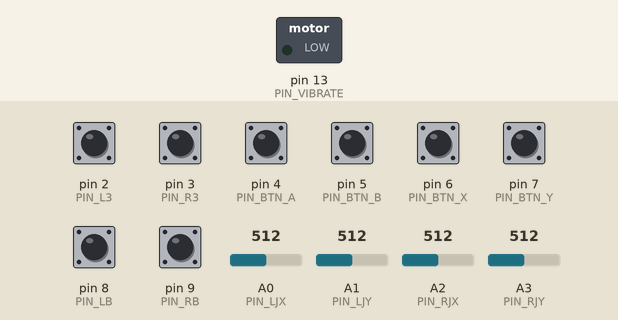
The sketch below on a simulated Arduino Uno, built with avr-gcc and run on an emulated ATmega328P. Shown: switched loads named in the sketch (green lamp = pin HIGH). Inputs (shaded band) come from the test bench; at power-on: pin 2 (PIN_L3), pin 3 (PIN_R3), pin 4 (PIN_BTN_A), pin 5 (PIN_BTN_B), pin 6 (PIN_BTN_X), pin 7 (PIN_BTN_Y), pin 8 (PIN_LB), pin 9 (PIN_RB) HIGH, A0 (PIN_LJX) = 512, A1 (PIN_LJY) = 512, A2 (PIN_RJX) = 512, A3 (PIN_RJY) = 512. What the sketch prints to the serial monitor is not drawn.

Above: at 0.2 s.
Timing chart, 0 to 1.7 s (numbered marks = the images above):
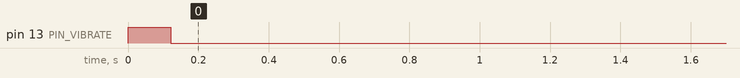

The sketch:

controller.ino
```cpp
/*
 * SensorWars TPS ─ Arduino UNO 컨트롤러 펌웨어
 * ────────────────────────────────────────────────────────────────
 *  핀 배치:
 *    조이스틱 L : VRX=A0, VRY=A1, SW=D2
 *    조이스틱 R : VRX=A2, VRY=A3, SW=D3
 *    버튼 A (점프/구르기)  D4
 *    버튼 B (발사)         D5
 *    버튼 X (재장전)       D6
 *    버튼 Y (조준 ADS)     D7
 *    버튼 LB (무기교체)    D8
 *    버튼 RB (수류탄)      D9
 *    진동모터 (PWM)        D13
 *
 *  ─── 조이스틱 방향 분석 ─────────────────────────────────────────
 *  조이스틱이 핀이 안쪽을 향하도록 장착됨 → VRX/VRY 역할 교체
 *
 *  왼쪽 조이스틱 (핀이 오른쪽=안쪽, 90° 시계방향 회전):
 *    물리 lx(엄지 좌우) ← A1(VRY)  반전 불필요
 *    물리 ly(엄지 전후) ← A0(VRX)  반전 불필요
 *
 *  오른쪽 조이스틱 (핀이 왼쪽=안쪽, 90° 반시계방향 회전):
 *    물리 rx(카메라 좌우) ← A3(VRY)  반전 불필요
 *    물리 ry(카메라 상하) ← A2(VRX)  ★반전 필요
 *      (엄지 위 → A2 증가 → ry=+1 → 카메라 아래쪽 → 역방향이므로 반전)
 *
 *  방향이 여전히 반대라면 아래 INVERT_* 주석 해제
 *  ─────────────────────────────────────────────────────────────────
 *
 *  PC → Arduino: {"vl":200,"duration":150}
 *  Arduino → PC: {"lx":..., "ly":..., ...} 50ms 간격
 */

// ═══ 방향 반전 설정 (반대이면 주석 해제) ════════════════════════════════════
// #define INVERT_LX
#define INVERT_LY   // 왼쪽 조이스틱 전후 반전 (핀 방향에 따라 ON)
// #define INVERT_RX
#define INVERT_RY   // 오른쪽 조이스틱 VRX → 카메라 상하 반전 (기본 ON)

// ═══ 핀 정의 ═════════════════════════════════════════════════════════════════
#define PIN_LJX    A0   // L 조이스틱 VRX → 물리 ly 원시값
#define PIN_LJY    A1   // L 조이스틱 VRY → 물리 lx 원시값
#define PIN_L3      2   // L 조이스틱 클릭 (달리기)
#define PIN_RJX    A2   // R 조이스틱 VRX → 물리 ry 원시값 (반전 후 사용)
#define PIN_RJY    A3   // R 조이스틱 VRY → 물리 rx 원시값
#define PIN_R3      3   // R 조이스틱 클릭 (근접공격)
#define PIN_BTN_A   4   // 점프/구르기
#define PIN_BTN_B   5   // 발사
#define PIN_BTN_X   6   // 재장전
#define PIN_BTN_Y   7   // 조준 ADS
#define PIN_LB      8   // 무기교체
#define PIN_RB      9   // 수류탄
#define PIN_VIBRATE 13  // 진동모터 PWM (UNO: D13은 디지털 전용이지만 analogWrite 가능)

// ═══ 동작 상수 ═══════════════════════════════════════════════════════════════
#define JOY_CENTER      512
#define JOY_DEADZONE     30   // ±30 이내면 중립
#define SEND_INTERVAL_MS 50   // 전송 주기 (ms)
#define DEBOUNCE_MS      10   // 버튼 디바운스 (ms)
#define RX_BUF_SIZE      80   // 수신 버퍼 크기

// ═══ 버튼 디바운스 ═══════════════════════════════════════════════════════════
struct BtnState {
  uint8_t       pin;
  bool          stable;    // 최종 확정 상태 (true = 눌림)
  bool          lastRaw;
  unsigned long lastEdge;
};

// 순서: L3, R3, A, B, X, Y, LB, RB
static BtnState g_btns[] = {
  { PIN_L3,     false, false, 0UL },
  { PIN_R3,     false, false, 0UL },
  { PIN_BTN_A,  false, false, 0UL },
  { PIN_BTN_B,  false, false, 0UL },
  { PIN_BTN_X,  false, false, 0UL },
  { PIN_BTN_Y,  false, false, 0UL },
  { PIN_LB,     false, false, 0UL },
  { PIN_RB,     false, false, 0UL },
};
static const uint8_t NUM_BTNS = sizeof(g_btns) / sizeof(g_btns[0]);

// 인덱스 별칭
enum BtnIdx { IDX_L3=0, IDX_R3, IDX_A, IDX_B, IDX_X, IDX_Y, IDX_LB, IDX_RB };

// ═══ 진동 상태 (non-blocking) ════════════════════════════════════════════════
static uint8_t        g_vibPower  = 0;
static unsigned long  g_vibEndMs  = 0UL;

// ═══ 전송 타이머 ═════════════════════════════════════════════════════════════
static unsigned long g_lastSendMs = 0UL;

// ═══ 수신 버퍼 ═══════════════════════════════════════════════════════════════
static char    g_rxBuf[RX_BUF_SIZE];
static uint8_t g_rxLen = 0;

// ─────────────────────────────────────────────────────────────────────────────
// 조이스틱 데드존 적용
// ─────────────────────────────────────────────────────────────────────────────
static int applyDeadzone(int raw) {
  return (abs(raw - JOY_CENTER) <= JOY_DEADZONE) ? JOY_CENTER : raw;
}

// ─────────────────────────────────────────────────────────────────────────────
// 버튼 디바운스 업데이트 (매 loop 호출)
// ─────────────────────────────────────────────────────────────────────────────
static void updateButtons(unsigned long now) {
  for (uint8_t i = 0; i < NUM_BTNS; i++) {
    bool raw = (digitalRead(g_btns[i].pin) == LOW); // PULLUP: LOW = 눌림 = true
    if (raw != g_btns[i].lastRaw) {
      g_btns[i].lastRaw  = raw;
      g_btns[i].lastEdge = now;
    }
    if ((now - g_btns[i].lastEdge) >= DEBOUNCE_MS) {
      g_btns[i].stable = g_btns[i].lastRaw;
    }
  }
}

// ─────────────────────────────────────────────────────────────────────────────
// 진동 업데이트 (non-blocking)
// ─────────────────────────────────────────────────────────────────────────────
static void updateVibration(unsigned long now) {
  if (g_vibPower > 0 && now >= g_vibEndMs) {
    analogWrite(PIN_VIBRATE, 0);
    g_vibPower = 0;
  }
}

// ─────────────────────────────────────────────────────────────────────────────
// 수신 JSON 파싱: {"vl":255,"duration":200}
// ─────────────────────────────────────────────────────────────────────────────
static void processRxLine() {
  // strstr로 키 위치 탐색 (ArduinoJSON 없이 직접 파싱)
  const char* pVL  = strstr(g_rxBuf, "\"vl\":");
  const char* pDur = strstr(g_rxBuf, "\"duration\":");
  if (!pVL) return;

  int vl  = constrain((int)atoi(pVL  + 5),  0,  255);
  int dur = pDur ? constrain((int)atoi(pDur + 11), 1, 10000) : 200;

  g_vibPower = (uint8_t)vl;
  g_vibEndMs = millis() + (unsigned long)dur;
  analogWrite(PIN_VIBRATE, g_vibPower);
}

// ─────────────────────────────────────────────────────────────────────────────
// 시리얼 수신 처리 (non-blocking, '\n' 단위로 파싱)
// ─────────────────────────────────────────────────────────────────────────────
static void readSerial() {
  while (Serial.available() > 0) {
    char c = (char)Serial.read();
    if (c == '\n' || c == '\r') {
      if (g_rxLen > 0) {
        g_rxBuf[g_rxLen] = '\0';
        processRxLine();
        g_rxLen = 0;
      }
    } else {
      if (g_rxLen < (uint8_t)(RX_BUF_SIZE - 1)) {
        g_rxBuf[g_rxLen++] = c;
      } else {
        g_rxLen = 0; // 버퍼 오버플로 방지: 초기화
      }
    }
  }
}

// ─────────────────────────────────────────────────────────────────────────────
// JSON 전송
// ─────────────────────────────────────────────────────────────────────────────
static void sendState() {
  // ── 조이스틱 읽기 (X/Y 교체 적용) ──────────────────────────────
  // 왼쪽: 물리 lx ← A1(VRY), 물리 ly ← A0(VRX)
  int lx = applyDeadzone(analogRead(PIN_LJY));  // A1
  int ly = applyDeadzone(analogRead(PIN_LJX));  // A0
  // 오른쪽: 물리 rx ← A3(VRY), 물리 ry ← A2(VRX)
  int rx = applyDeadzone(analogRead(PIN_RJY));  // A3
  int ry = applyDeadzone(analogRead(PIN_RJX));  // A2

  // ── 방향 반전 (필요한 것만 #define으로 활성화) ──────────────────
#ifdef INVERT_LX
  lx = 1023 - lx;
#endif
#ifdef INVERT_LY
  ly = 1023 - ly;
#endif
#ifdef INVERT_RX
  rx = 1023 - rx;
#endif
#ifdef INVERT_RY
  ry = 1023 - ry;
#endif

  // ── 전송 (F() 매크로로 Flash 저장 → SRAM 절약) ─────────────────
  Serial.print(F("{\"lx\":"));  Serial.print(lx);
  Serial.print(F(",\"ly\":"));  Serial.print(ly);
  Serial.print(F(",\"rx\":"));  Serial.print(rx);
  Serial.print(F(",\"ry\":"));  Serial.print(ry);
  Serial.print(F(",\"l3\":"));  Serial.print(g_btns[IDX_L3].stable ? 1 : 0);
  Serial.print(F(",\"r3\":"));  Serial.print(g_btns[IDX_R3].stable ? 1 : 0);
  Serial.print(F(",\"ba\":"));  Serial.print(g_btns[IDX_A ].stable ? 1 : 0);
  Serial.print(F(",\"bb\":"));  Serial.print(g_btns[IDX_B ].stable ? 1 : 0);
  Serial.print(F(",\"bx\":"));  Serial.print(g_btns[IDX_X ].stable ? 1 : 0);
  Serial.print(F(",\"by\":"));  Serial.print(g_btns[IDX_Y ].stable ? 1 : 0);
  Serial.print(F(",\"lb\":"));  Serial.print(g_btns[IDX_LB].stable ? 1 : 0);
  Serial.print(F(",\"rb\":"));  Serial.print(g_btns[IDX_RB].stable ? 1 : 0);
  Serial.println(F("}"));
}

// ═════════════════════════════════════════════════════════════════════════════
void setup() {
  Serial.begin(115200);

  // 버튼 핀: INPUT_PULLUP
  for (uint8_t i = 0; i < NUM_BTNS; i++) {
    pinMode(g_btns[i].pin, INPUT_PULLUP);
  }

  // 진동모터 핀
  pinMode(PIN_VIBRATE, OUTPUT);
  analogWrite(PIN_VIBRATE, 0);

  // 시작 진동 확인 (120ms)
  g_vibPower = 180;
  g_vibEndMs = millis() + 120UL;
  analogWrite(PIN_VIBRATE, 180);
}

void loop() {
  unsigned long now = millis();

  updateButtons(now);
  readSerial();
  updateVibration(now);

  if (now - g_lastSendMs >= SEND_INTERVAL_MS) {
    g_lastSendMs = now;
    sendState();
  }
}
```

Measured:
- by itself, pin 13 (PIN_VIBRATE): HIGH → LOW at 0.12 s
